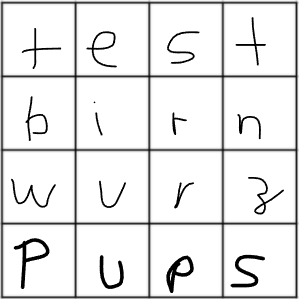
#> input picture kerasCharRecognition/testBild2.png, 299 x 299 px
$ jupyter execute --allow-errors GridDetection.ipynb
#> lines starting #> are read from the running program, lines starting #| are printed output that depends on the picture; after the words box and inside, x2 and y2 are one past the last pixel; in counts of white or black regions, pixels touching at a corner belong together
[cell 1]
import cv2
import numpy as np
import matplotlib.pyplot as plt

[cell 2]
image  = cv2.imread("testBild2.png")
#> image is the input picture: shape (299, 299, 3); mean B, G, R 231.8, 231.8, 231.8
plt.imshow(image)
plt.show()

[cell 3]
gray = cv2.cvtColor(image, cv2.COLOR_BGR2GRAY)
plt.imshow(gray, cmap='gray')
plt.show()

[cell 4]
blur = cv2.GaussianBlur(gray, (5,5), 0)
plt.imshow(blur, cmap='gray')
plt.show()

[cell 5]
thresh = cv2.adaptiveThreshold(blur, 255, 1, 1, 11, 2)
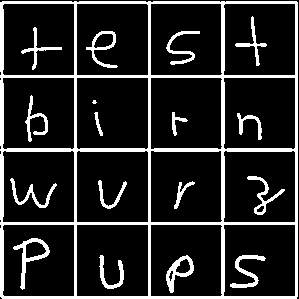
#> thresh: shape (299, 299); 15.3% white; 18 white regions (1 under 20 px)
plt.imshow(thresh, cmap='gray')
plt.show()

[cell 6]
contours, _ = cv2.findContours(thresh, cv2.RETR_TREE, cv2.CHAIN_APPROX_SIMPLE)
#> contours = 39 contours, 1 with area under 20; largest, box (x1, y1, x2, y2) and area: (0, 1, 298, 299) 88178, (76, 224, 149, 297) 5182, (76, 3, 149, 76) 5180, (223, 224, 296, 297) 5119, (2, 224, 75, 297) 5118

max_area = 0
c = 0

for i in contours:
        area = cv2.contourArea(i)
        if area > 1000:
                if area > max_area:
                    max_area = area
                    best_cnt = i
                    image = cv2.drawContours(image, contours, c, (0, 255, 0), 3)
        c+=1
#> this loop made 39 passes
#> (area, max_area) on pass 1: (88177.5, 88177.5)
#> area on passes 2 to 7: 5119, 270.5, 5112, 475.5, 31.5, 155.5
#> pass 1, `image = cv2.drawContours(image, contours, c, (0, 255, 0), 3)`:
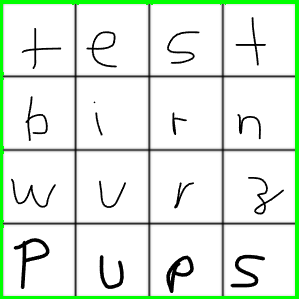
#> image: shape (299, 299, 3); 4.66% of pixels changed, all inside (x1, y1, x2, y2) = (0, 0, 299, 299)
#> after the loop, best_cnt = contour of 56 points, box (x1, y1, x2, y2) (0, 1, 298, 299), area 88178; c = 39; max_area = 88177.5

[cell 7]
plt.imshow(image, cmap='gray')
plt.show()

[cell 8]
mask = np.zeros((gray.shape),np.uint8)
cv2.drawContours(mask,[best_cnt],0,255,-1)
#> mask: shape (299, 299); 99.3% white; black in thin lines or dots
cv2.drawContours(mask,[best_cnt],0,0,2)
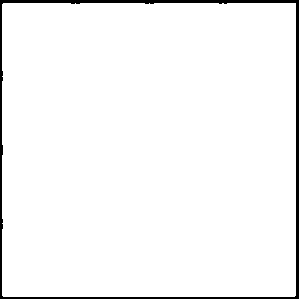
#> mask: shape (299, 299); 96.6% white; 1 black region, box (x1, y1, x2, y2) and area: (0, 0, 299, 299) 3018

plt.imshow(mask, cmap='gray')
plt.show()

[cell 9]
out = np.zeros_like(gray)
out[mask == 255] = gray[mask == 255]
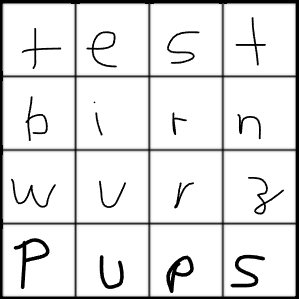
#> out: shape (299, 299); min 0, max 255, mean 227

plt.imshow(out, cmap='gray')
plt.show()

[cell 10]
blur = cv2.GaussianBlur(out, (5,5), 0)
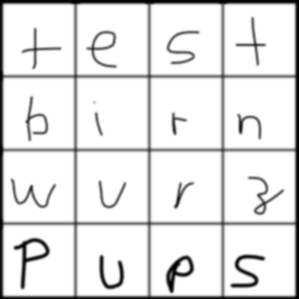
#> blur: shape (299, 299); min 0, max 255, mean 227.1
plt.imshow(blur, cmap='gray')
plt.show()

[cell 11]
thresh = cv2.adaptiveThreshold(blur, 255, 1, 1, 11, 2)
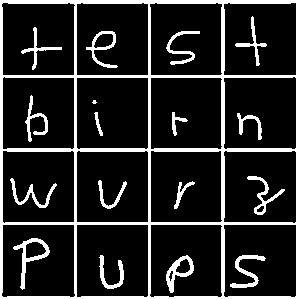
#> thresh: shape (299, 299); 15.3% white; 18 white regions (1 under 20 px)
plt.imshow(thresh, cmap='gray')
plt.show()

[cell 12]
contours, _ = cv2.findContours(thresh, cv2.RETR_TREE, cv2.CHAIN_APPROX_SIMPLE)
#> contours = 39 contours, 1 with area under 20; largest, box (x1, y1, x2, y2) and area: (0, 0, 299, 299) 88804, (223, 2, 297, 76) 5200, (223, 224, 297, 298) 5198, (1, 224, 76, 298) 5196, (1, 2, 76, 76) 5194

c = 0
for i in contours:
        area = cv2.contourArea(i)
        #print(area)
        #print(i)
        if area > 1000/2:
            cv2.drawContours(image, contours, c, (0, 255, 0), 3)
        c+=1
        break
#> this loop made 1 pass
#> (i, area, c) on pass 1: ([[0, 0], [0, 298], [298, 298], [298, 0]], 88804, 1)
#> after the loop, c = 1

plt.imshow(image, cmap='gray')
plt.show()

[cell 13]
image  = cv2.imread("testBild2.png")
gray = cv2.cvtColor(image, cv2.COLOR_BGR2GRAY)
thresh = cv2.adaptiveThreshold(gray, 255, 1, 1, 61, 20)
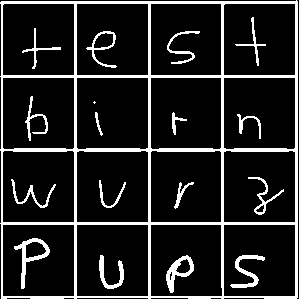
#> thresh: shape (299, 299); 13.4% white; 18 white regions (1 under 20 px)

plt.imshow(thresh, cmap='gray')
plt.show()

contours, _ = cv2.findContours(thresh, cv2.RETR_TREE, cv2.CHAIN_APPROX_SIMPLE)
#> contours = 39 contours, 2 with area under 20; largest, box (x1, y1, x2, y2) and area: (0, 0, 298, 299) 87728, (223, 224, 296, 297) 5182, (76, 224, 149, 297) 5182, (2, 224, 75, 297) 5182, (76, 3, 149, 76) 5182

cnt = contours[0]
#> cnt = contour of 44 points, box (x1, y1, x2, y2) (0, 0, 298, 299), area 87728
#print(cnt)
i = 0
rects = []
for cnt in contours:
    x,y,w,h = cv2.boundingRect(cnt)
    print(w, h)
    rects.append((x,y,w,h))
    cv2.rectangle(thresh,(x,y),(x+w,y+h),(255,255,255),1)
    #print(x,y,w,h)
    i += 1
#> this loop made 39 passes
#> (x, y, w, h) on passes 1 to 12: (0, 0, 298, 299), (223, 224, 73, 73), (230, 255, 35, 33), (150, 224, 73, 73), (166, 255, 28, 38), (169, 271, 4, 10), (175, 258, 16, 16), (76, 224, 73, 73), (99, 255, 25, 34), (2, 224, 73, 73), (14, 238, 36, 51), (25, 241, 22, 18)
#> (cnt, x, y, w, h) on pass 28: ([[94, 101], [93, 102], [94, 103], [95, 102]], 93, 101, 3, 3)
#| 298 299
#| 73 73
#| 35 33
#| 73 73
#| 28 38
#| 4 10
#| 16 16
#| 73 73
#> (further printed lines are left out)
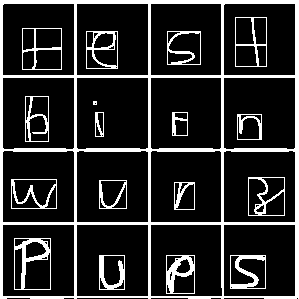
#> thresh: shape (299, 299); 16.6% white; 18 white regions (1 under 20 px), largest, box (x1, y1, x2, y2) and area: (0, 0, 299, 299) 9293, (14, 238, 51, 290) 619, (166, 255, 195, 294) 518
#> after the loop, i = 39; rects = 39 items, first 6: (0, 0, 298, 299), (223, 224, 73, 73), (230, 255, 35, 33), (150, 224, 73, 73), (166, 255, 28, 38), (169, 271, 4, 10)
rects.reverse()
print(i)
#| 39
plt.imshow(thresh, cmap='gray')
plt.show()

[cell 14]
import math

words = []
letters = []

inverted = cv2.adaptiveThreshold(gray, 255, 1, 1, 61, 20)

alt_y = -1

for r in rects:
    x,y,w,h = r
    if (w >= 70 and w <= 75) and (h >= 70 and h <= 75):
        #jump to next word
        if y > alt_y and alt_y != -1:
            words.append(letters)
            letters = []

        #get single letter from big image
        crop_img = inverted[y:y+h, x:x+w]

        #only take letters which are not blank
        if crop_img.sum() > 56610:
            letters.append(crop_img)
            alt_y = y
#> this loop made 39 passes
#> (x, y, w, h, alt_y) on passes 2, 5, 7, 9, 11, 14, 16, 18, 20, 22, 24, 27: (2, 3, 73, 73, 3), (76, 3, 73, 73, 3), (150, 3, 72, 73, 3), (223, 3, 73, 73, 3), (2, 77, 73, 73, 77), (76, 77, 73, 73, 77), (150, 77, 72, 73, 77), (223, 77, 73, 73, 77), (2, 150, 73, 73, 150), (76, 150, 73, 73, 150), (150, 150, 72, 73, 150), (223, 150, 73, 73, 150)
#> (x, y, w, h) on passes 1, 3, 4, 6, 8, 10: (22, 28, 39, 41), (93, 32, 21, 17), (86, 31, 31, 37), (167, 31, 33, 33), (235, 17, 31, 49), (25, 96, 23, 45)
#> pass 2, `crop_img = inverted[y:y+h, x:x+w]`:
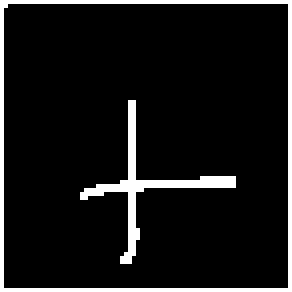
#> crop_img: shape (73, 73) (shown 4 times larger); 8.8% white in thin lines or dots
#> after the loop, words = 3 items

words.append(letters)

for w in words:
    for letter in w:
        plt.imshow(letter, cmap='gray')
        plt.show()
    break
#> this loop made 1 pass
#> pass 1, `plt.show()`:
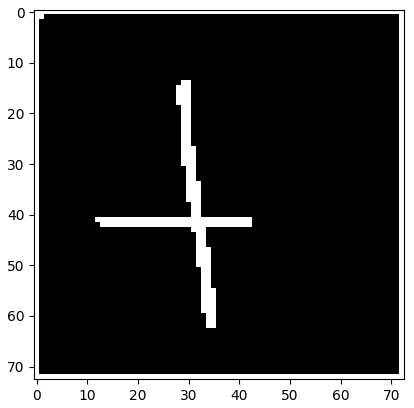
#> figure drawn by matplotlib, 1 panel

$ run again, with kerasCharRecognition/testBild.jpg saved as kerasCharRecognition/testBild2.png
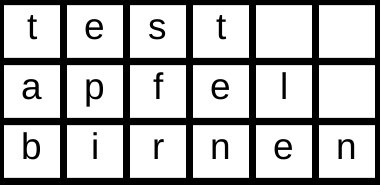
#> input picture kerasCharRecognition/testBild.jpg, 380 x 185 px
#> image is the input picture: shape (185, 380, 3); min 0, max 255, mean 185.4
#> `contours, _ = cv2.findContours(thresh, cv2.RETR_TREE, cv2.CHAIN_APPROX..`: contours = 41 contours, 1 with area under 20; largest, box (x1, y1, x2, y2) and area: (0, 0, 380, 183) 68885, (318, 124, 376, 179) 3076, (255, 124, 313, 179) 3076, (192, 124, 250, 179) 3076, (129, 124, 187, 179) 3076
#> the loop `for i in contours:` made 41 passes
#> (area, max_area) on pass 1: (68885, 68885)
#> after the loop `for i in contours:`: best_cnt = contour of 110 points, box (x1, y1, x2, y2) (0, 0, 380, 183), area 68885; c = 41; max_area = 68885
#> `cv2.drawContours(mask,[best_cnt],0,0,2)`:
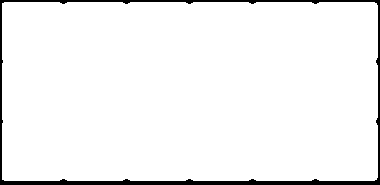
#> mask: shape (185, 380); 95.5% white; 1 black region, box (x1, y1, x2, y2) and area: (0, 0, 380, 185) 3136
#> the loop `for i in contours:` made 1 pass
#> (area, c) on pass 1: (68885, 1)
#> after the loop `for i in contours:`: c = 1
#> `contours, _ = cv2.findContours(thresh, cv2.RETR_TREE, cv2.CHAIN_APPROX..`: contours = 41 contours, 1 with area under 20; largest, box (x1, y1, x2, y2) and area: (0, 0, 380, 185) 69736, (318, 124, 376, 179) 3076, (255, 124, 313, 179) 3076, (192, 124, 250, 179) 3076, (129, 124, 187, 179) 3076
#> `cnt = contours[0]`: cnt = [[0, 0], [0, 184], [379, 184], [379, 0]]
#> the loop `for cnt in contours:` made 41 passes
#> (x, y, w, h) on passes 2 to 9: (318, 124, 58, 55), (338, 139, 16, 20), (255, 124, 58, 55), (274, 139, 18, 21), (277, 141, 12, 7), (192, 124, 58, 55), (212, 139, 16, 20), (129, 124, 58, 55)
#> (printed output is left out)
#> after the loop `for cnt in contours:`:
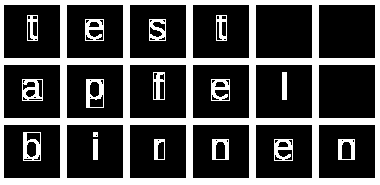
#> thresh: shape (185, 380); 28.6% white; 17 white regions, largest, box (x1, y1, x2, y2) and area: (0, 0, 380, 185) 16876, (23, 132, 41, 161) 290, (86, 79, 104, 108) 288
#> after the loop `for cnt in contours:`: i = 41; rects = 41 items, first 6: (0, 0, 380, 185), (318, 124, 58, 55), (338, 139, 16, 20), (255, 124, 58, 55), (274, 139, 18, 21), (277, 141, 12, 7)
#| 41
#> the loop `for r in rects:` made 41 passes
#> (x, y, w, h) on passes 1 to 8: (27, 15, 10, 25), (3, 4, 58, 55), (88, 21, 12, 7), (85, 19, 18, 21), (66, 4, 58, 55), (149, 19, 16, 21), (129, 4, 58, 55), (216, 15, 10, 25)
#> after the loop `for r in rects:`: words = []
#> the loop `for w in words:` made 1 pass
